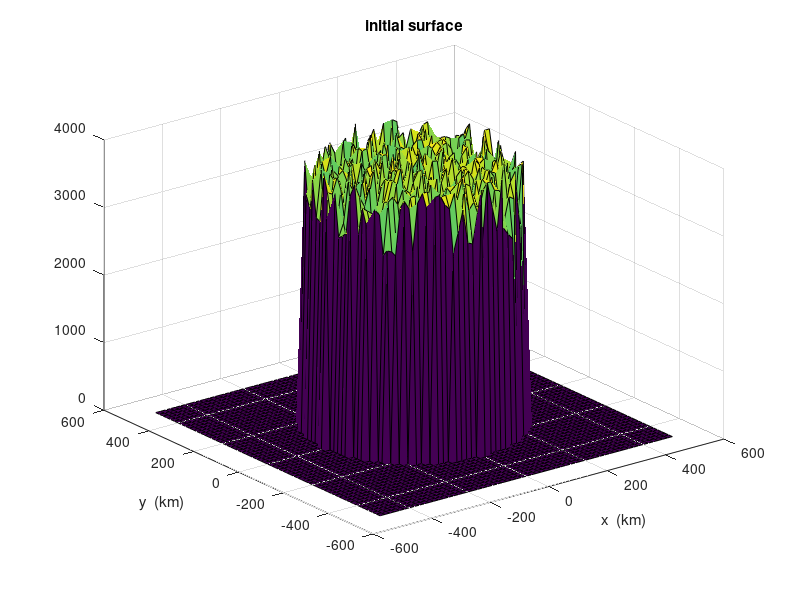

This chart was generated by the following MATLAB code: (Note: this script raises an error after producing the figure.)
function roughice
% ROUGHICE   Demonstrate that the SIA code SIAFLAT can deal adaptively
% with terrible surface topography.

% space-time grid parameters
J = 60;  K = J;
Lx = 500e3;  Ly = Lx;  dx = 2 * Lx / J;  dy = 2 * Ly / K;
secpera = 31556926;
x = linspace(-Lx,Lx,J+1);  y = x;
[xx,yy] = meshgrid(x,y);

% construct and plot the worst possible ice sheet
H0 = 3000 + 1000 * rand(J+1,K+1);
H0(xx.^2 + yy.^2 > 300000^2) = 0;
figure(1),  surf(x/1000,y/1000,H0)
xlabel('x  (km)'), ylabel('y  (km)')%, zlabel('h(x,y)   (m)')
title('initial surface')
%print -dpng roughinitial.png

% run SIA code
fprintf('initial ice volume:   %.6e km^3\n',sum(sum(H0))*dx*dy/1e9)
fprintf('initial maximum driving stress:   %.6e Pa\n',getmaxtaud(J,K,dx,dy,H0))
tfyears = 50;
[H,dtlist] = siaflat(Lx,Ly,J,K,H0,0.2*secpera,tfyears*secpera);
fprintf('final ice volume (at t = %.2f a):   %.6e km^3\n',tfyears,sum(sum(H))*dx*dy/1e9)
fprintf('final maximum driving stress:   %.6e Pa\n',getmaxtaud(J,K,dx,dy,H))

% show final state and adaptive time-stepping
figure(2),  surf(x/1000,y/1000,H)
xlabel('x  (km)'), ylabel('y  (km)')%, zlabel('h(x,y)   (m)')
title(['final surface at final time = ' num2str(tfyears) ' (a)'])
%print -dpng roughfinal.png

figure(3),  plot(dtlist/secpera,'o')
xlabel('n  (time step count)'), ylabel('dt  (a)')
title('adaptive time steps taken')
%print -dpng roughtimesteps.png

  function z = getmaxtaud(J,K,dx,dy,H)
    g = 9.81;    rho = 910.0;
    dHdx = (H(3:J,2:K-1) - H(1:J-2,2:K-1)) / (2 * dx);
    dHdy = (H(2:J-1,3:K) - H(2:J-1,1:K-2)) / (2 * dy);
    taud = rho * g * H(2:J-1,2:K-1) .* sqrt(dHdx.^2 + dHdy.^2);
    z = max(max(taud));
  end

end
